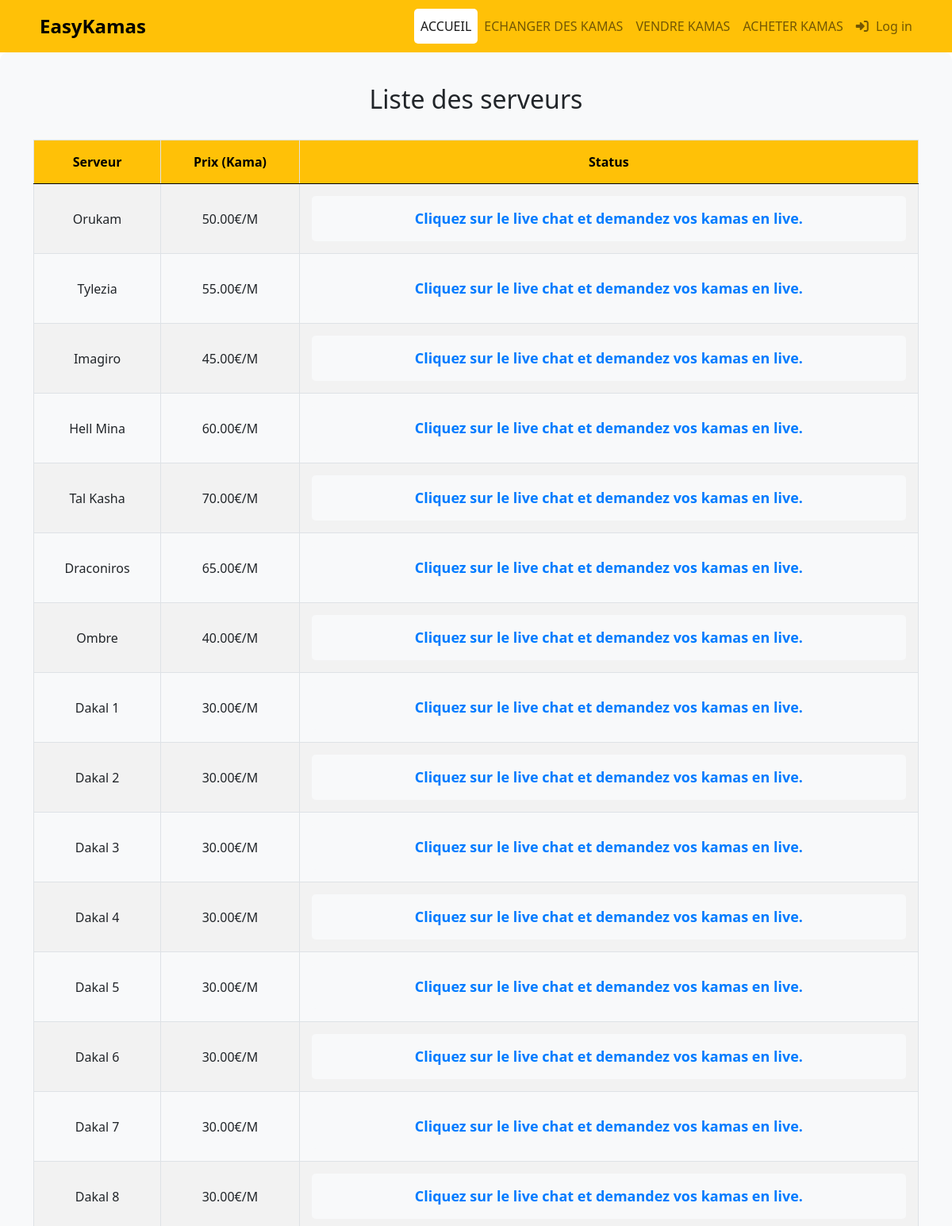
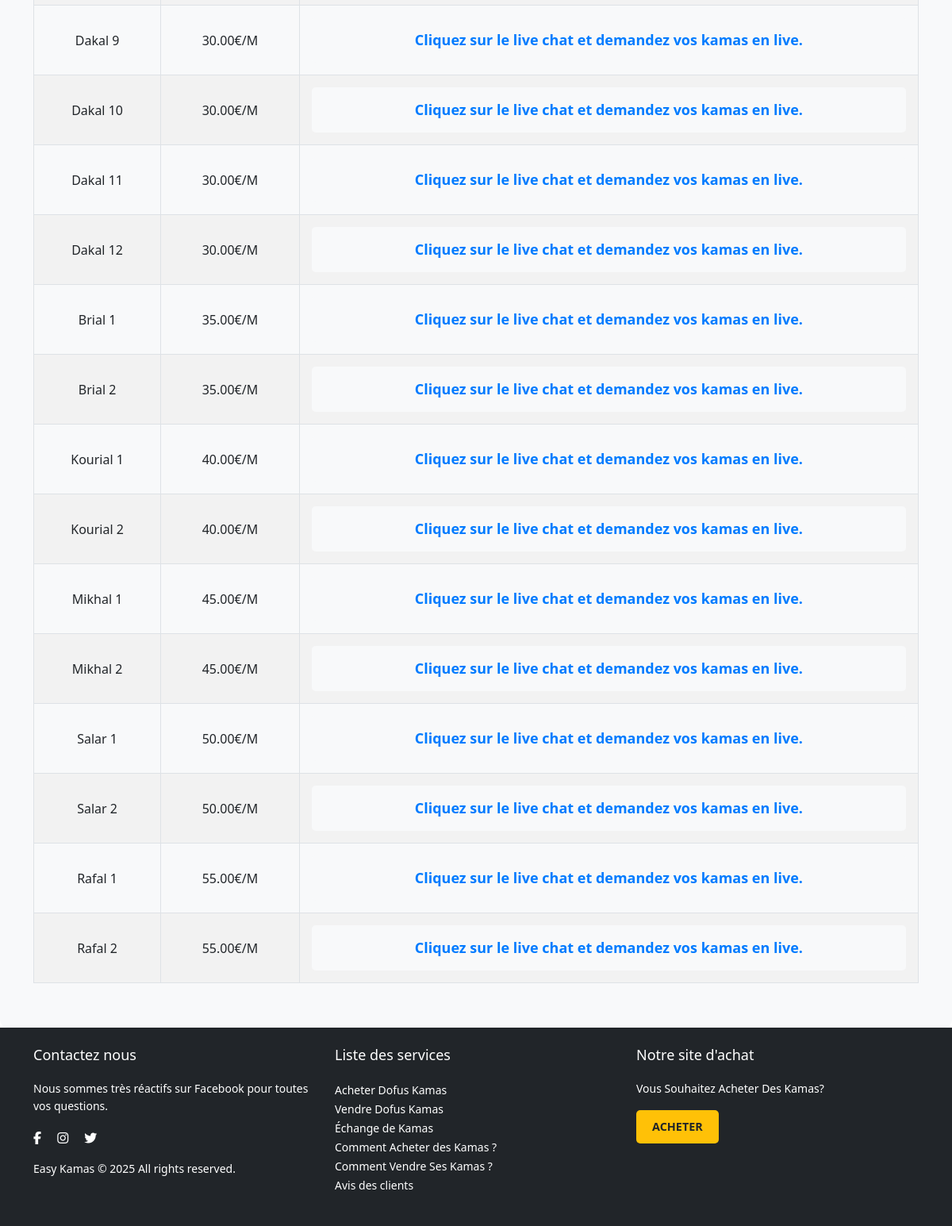
/achete-kamas.php, run on the app's committed database (2 pictures, top to bottom).
### tables this page shows
CREATE TABLE `servers` (
  `id` int(11) NOT NULL,
  `server_name` varchar(255) NOT NULL,
  `price` decimal(10,2) NOT NULL,
  `status` enum('Incomplet','Stock complet') NOT NULL
);

### achete-kamas.php (the view, shortened to what this page needs)
<?php
require_once 'config/database.php';
try {
    $stmt = $pdo->query("SELECT server_name, price, status FROM servers");
    $servers = $stmt->fetchAll();
} catch (PDOException $e) {
    echo 'Error fetching servers: ' . $e->getMessage();
}
?>
<!DOCTYPE html>
<html lang="en">
<head>
    <link rel="stylesheet" href="assets/css/bootstrap.css">
    <link rel="stylesheet" href="assets/css/styles.css">
</head>
<body>
    <?php include_once 'includes/navbar.php' ?>
    <main>
        <section>
        <div class="container">
            <h2 class="text-center">Liste des serveurs</h2>
            <br/>
            <table class="table table-striped">
                <thead>
                    <tr>
                        <th>Serveur</th>
                        <th>Prix (Kama)</th>
                        <th>Status</th>
                    </tr>
                </thead>
                <tbody>
                    <?php if (!empty($servers)): ?>
                        <?php foreach ($servers as $server): ?>
                            <tr>
                                <td><?= htmlspecialchars($server['server_name']); ?></td>
                                <td><?= htmlspecialchars($server['price']); ?>€/M</td>
                                <td>
                                    <div class="live-chat-msg">
                                        Cliquez sur le <a href="javascript:void(0);" onclick="openLiveChat()">live chat</a> et demandez vos kamas en live.
                                    </div>
                                </td>
                            </tr>
                        <?php endforeach; ?>
                    <?php else: ?>
                        <tr>
                            <td colspan="3" class="text-center">Aucun serveur disponible.</td>
                        </tr>
                    <?php endif; ?>
                </tbody>
            </table>
        </div>
    </section>
    </main>
    <?php include_once 'includes/footer.php'; ?>
</body>
</html>

### assets/css/styles.css (style rules this page uses)
section { padding: 40px 20px; background-color: #f8f9fa; border-radius: 10px; }
.table { width: 100%; margin-bottom: 1rem; color: #212529; border-collapse: collapse; }
.table th, .table td { padding: 15px; text-align: center; vertical-align: middle; border: 1px solid #dee2e6; }
.table thead th { background-color: #ffc107; color: #000; font-weight: bold; }
.table tbody tr:nth-child(even) { background-color: #f8f9fa; }
.table tbody tr:nth-child(odd) { background-color: #ffffff; }

### achete-kamas.php (style rules this page uses)
.live-chat-msg { background-color: #f8f9fa; padding: 15px; border-radius: 5px; text-align: center; font-weight: bold; color: #007bff; font-size: 18px; }
.live-chat-msg a { color: #007bff; font-weight: bold; text-decoration: none; }

### data on the page
servers: server_name "Orukam", price "50.00"
servers: server_name "Tylezia", price "55.00"
servers: server_name "Imagiro", price "45.00"
servers: server_name "Hell Mina", price "60.00"
servers: server_name "Tal Kasha", price "70.00"
servers: server_name "Draconiros", price "65.00"
servers: server_name "Ombre", price "40.00"
servers: server_name "Dakal 1", price "30.00"
servers: server_name "Dakal 2", price "30.00"
servers: server_name "Dakal 3", price "30.00"
servers: server_name "Dakal 4", price "30.00"
servers: server_name "Dakal 5", price "30.00"
servers: server_name "Dakal 6", price "30.00"
servers: server_name "Dakal 7", price "30.00"
servers: server_name "Dakal 8", price "30.00"
servers: server_name "Dakal 9", price "30.00"
servers: server_name "Dakal 10", price "30.00"
servers: server_name "Dakal 11", price "30.00"
servers: server_name "Dakal 12", price "30.00"
servers: server_name "Brial 1", price "35.00"
servers: server_name "Brial 2", price "35.00"
servers: server_name "Kourial 1", price "40.00"
servers: server_name "Kourial 2", price "40.00"
servers: server_name "Mikhal 1", price "45.00"
servers: server_name "Mikhal 2", price "45.00"
servers: server_name "Salar 1", price "50.00"
servers: server_name "Salar 2", price "50.00"
servers: server_name "Rafal 1", price "55.00"
servers: server_name "Rafal 2", price "55.00"
